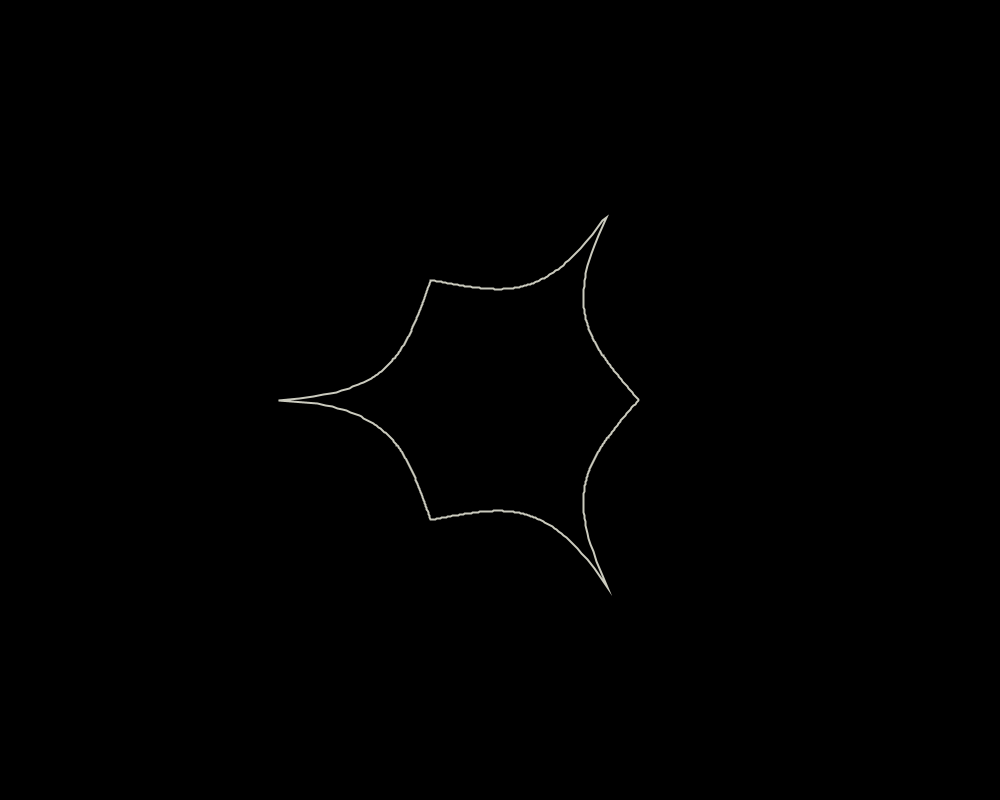
Frame 1 (no input)
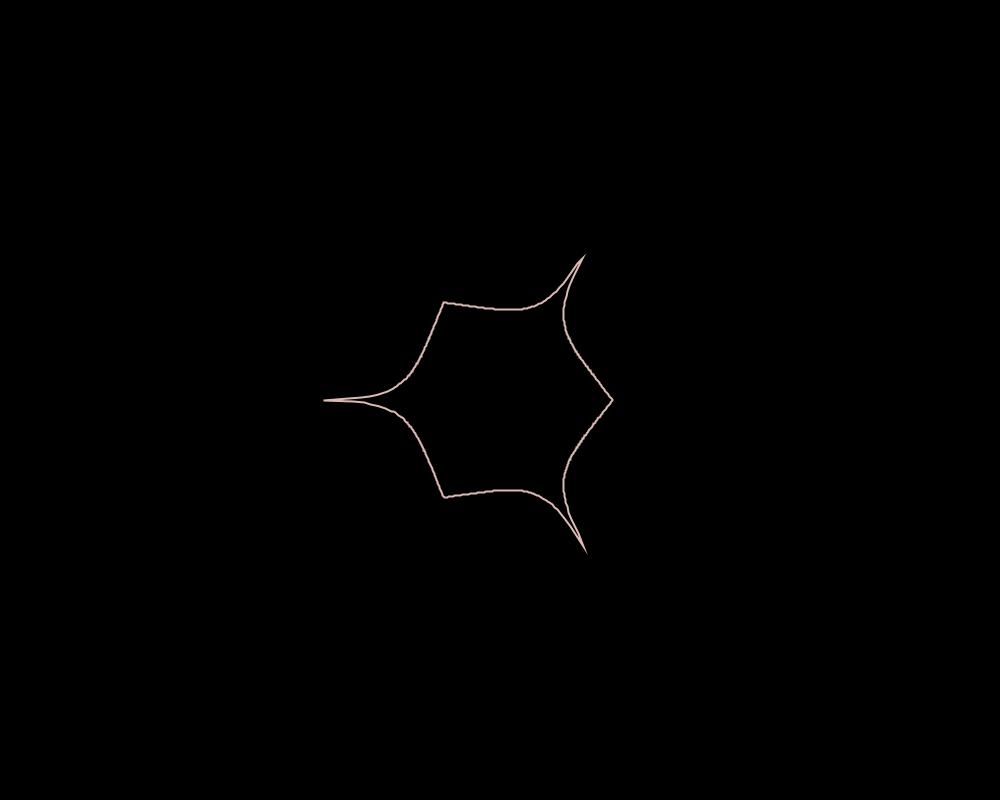
Frame 60 (the mouse pressed at the canvas centre just before this capture)
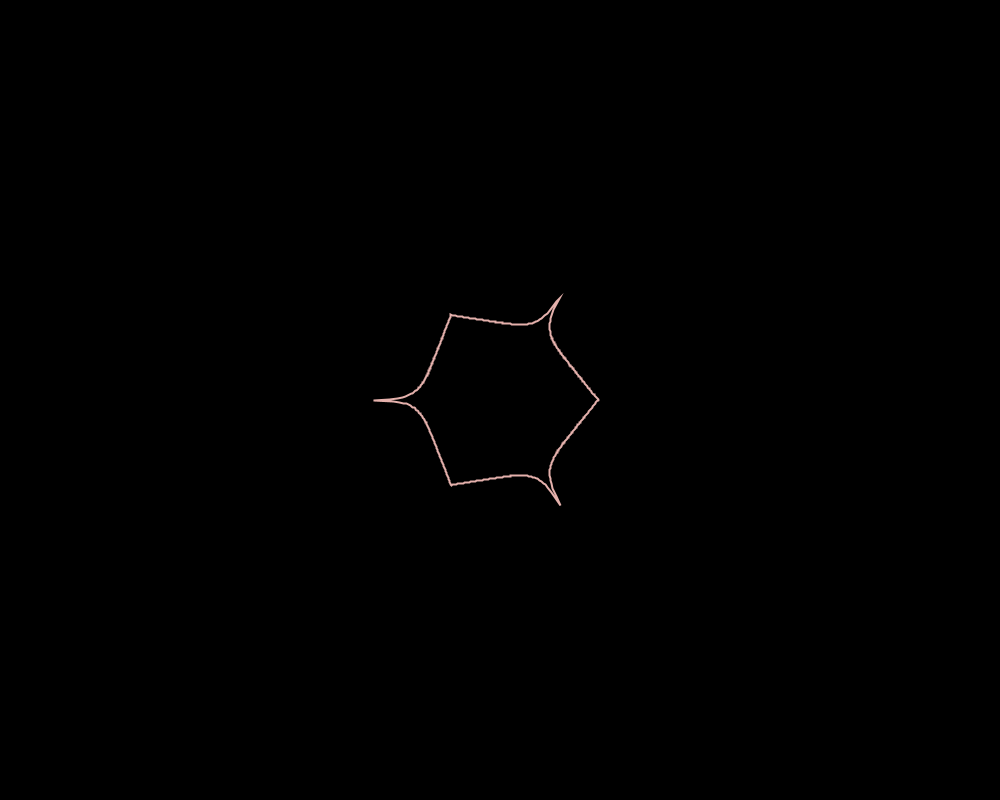
Frame 120 (the mouse held since frame 60 and released just before this capture)

The Processing sketch that drew these frames (run headless with seeded random() and noise(); from frame 60 on, the mouse is pressed at the canvas centre):

// Processing sketch: creative_coding_ten
// ── creative_coding_ten.pde
//yinqi huang
//animation

float t; // Time variable for animation
color currentColor; // Current color of the shape

void setup() {
  size(1000, 800);
  noFill();
  strokeWeight(2);
  currentColor = color(#F5A1A1);
}

void draw() {
  background(0); //black
  translate(width / 2, height / 2); //center

  // Update stroke color over time
  currentColor = lerpColor(color(#F5A1A1), color(#A1F5DA), (sin(t) + 1) / 2);
  stroke(currentColor);

  // Draw the superformula shape
  drawSuperShape();

  // Increment time
  t += 0.1;
}

void drawSuperShape() {
  beginShape();
  for (float i = 0; i <= 2 * PI; i += 0.01) {
    float d = superFormula(i, 3, 3, 6, 1, sin(t) * 0.5 + 0.5, cos(t) * 0.5 + 0.5);
    float x = d * cos(i) * 80; 
    float y = d * sin(i) * 80;
    vertex(x, y);
  }
  endShape(); //finish drawing the shape
}
// Function to calculate the radius based on the superformula
float superFormula(float theta, float a, float b, float m, float n1, float n2, float n3) {
  return pow(pow(abs(cos(m * theta / 4.0) / a), n2) + pow(abs(sin(m * theta / 4.0) / b), n3), -1.0 / n1);
}
